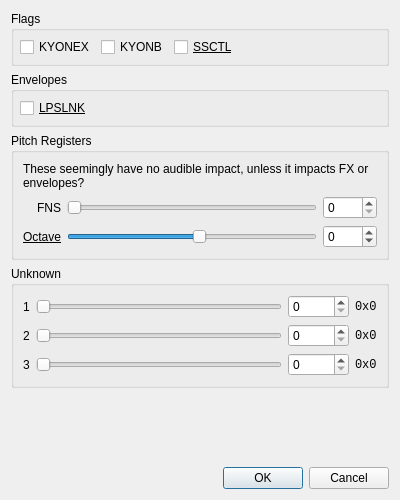
<?xml version="1.0" encoding="UTF-8"?>
<ui version="4.0">
 <class>SplitMiscEditor</class>
 <widget class="QDialog" name="SplitMiscEditor">
  <property name="geometry">
   <rect>
    <x>0</x>
    <y>0</y>
    <width>400</width>
    <height>500</height>
   </rect>
  </property>
  <property name="windowTitle">
   <string>Edit miscellaneous split properties</string>
  </property>
  <layout class="QVBoxLayout" name="verticalLayout">
   <item>
    <widget class="QGroupBox" name="groupFlags">
     <property name="title">
      <string>Flags</string>
     </property>
     <layout class="QHBoxLayout" name="horizontalLayout_2">
      <property name="leftMargin">
       <number>6</number>
      </property>
      <property name="topMargin">
       <number>6</number>
      </property>
      <property name="rightMargin">
       <number>6</number>
      </property>
      <property name="bottomMargin">
       <number>6</number>
      </property>
      <item>
       <widget class="QCheckBox" name="checkFlagKYONEX">
        <property name="text">
         <string>KYONEX</string>
        </property>
       </widget>
      </item>
      <item>
       <widget class="QCheckBox" name="checkFlagKYONB">
        <property name="text">
         <string>KYONB</string>
        </property>
       </widget>
      </item>
      <item>
       <widget class="QCheckBox" name="checkFlagSSCTL">
        <property name="font">
         <font>
          <underline>true</underline>
         </font>
        </property>
        <property name="toolTip">
         <string>If set, reads random data instead of sample data. Essentially a noise generator.</string>
        </property>
        <property name="text">
         <string>SSCTL</string>
        </property>
       </widget>
      </item>
      <item>
       <spacer name="horizontalSpacer_2">
        <property name="orientation">
         <enum>Qt::Orientation::Horizontal</enum>
        </property>
        <property name="sizeHint" stdset="0">
         <size>
          <width>40</width>
          <height>20</height>
         </size>
        </property>
       </spacer>
      </item>
     </layout>
    </widget>
   </item>
   <item>
    <widget class="QGroupBox" name="groupEnvelopes">
     <property name="title">
      <string>Envelopes</string>
     </property>
     <layout class="QVBoxLayout" name="verticalLayout_4">
      <property name="leftMargin">
       <number>6</number>
      </property>
      <property name="topMargin">
       <number>6</number>
      </property>
      <property name="rightMargin">
       <number>6</number>
      </property>
      <property name="bottomMargin">
       <number>6</number>
      </property>
      <item>
       <widget class="QCheckBox" name="checkEnvLPSLNK">
        <property name="font">
         <font>
          <underline>true</underline>
         </font>
        </property>
        <property name="toolTip">
         <string>&quot;If set, then the envelope transitions to the decay state when the sample loop start address is exceeded.&quot;</string>
        </property>
        <property name="text">
         <string>LPSLNK</string>
        </property>
       </widget>
      </item>
     </layout>
    </widget>
   </item>
   <item>
    <widget class="QGroupBox" name="groupPitchRegs">
     <property name="title">
      <string>Pitch Registers</string>
     </property>
     <layout class="QVBoxLayout" name="verticalLayout_2">
      <item>
       <widget class="QLabel" name="label">
        <property name="text">
         <string>These seemingly have no audible impact, unless it impacts FX or envelopes?</string>
        </property>
        <property name="wordWrap">
         <bool>true</bool>
        </property>
       </widget>
      </item>
      <item>
       <layout class="QGridLayout" name="gridLayout_3">
        <item row="0" column="0">
         <widget class="QLabel" name="lblPitchFNS">
          <property name="text">
           <string>FNS</string>
          </property>
          <property name="alignment">
           <set>Qt::AlignmentFlag::AlignRight|Qt::AlignmentFlag::AlignTrailing|Qt::AlignmentFlag::AlignVCenter</set>
          </property>
          <property name="buddy">
           <cstring>spinPitchFNS</cstring>
          </property>
         </widget>
        </item>
        <item row="0" column="1">
         <widget class="QSlider" name="sliderPitchFNS">
          <property name="minimum">
           <number>0</number>
          </property>
          <property name="maximum">
           <number>2047</number>
          </property>
          <property name="orientation">
           <enum>Qt::Orientation::Horizontal</enum>
          </property>
         </widget>
        </item>
        <item row="0" column="2">
         <widget class="QSpinBox" name="spinPitchFNS">
          <property name="minimum">
           <number>0</number>
          </property>
          <property name="maximum">
           <number>2047</number>
          </property>
         </widget>
        </item>
        <item row="1" column="0">
         <widget class="QLabel" name="lblPitchOCT">
          <property name="font">
           <font>
            <underline>true</underline>
           </font>
          </property>
          <property name="toolTip">
           <string>Apparently, if the sample format is ADPCM and OCT is 2 or higher, OCT is bumped up another octave.</string>
          </property>
          <property name="text">
           <string>Octave</string>
          </property>
          <property name="alignment">
           <set>Qt::AlignmentFlag::AlignRight|Qt::AlignmentFlag::AlignTrailing|Qt::AlignmentFlag::AlignVCenter</set>
          </property>
          <property name="buddy">
           <cstring>spinPitchOCT</cstring>
          </property>
         </widget>
        </item>
        <item row="1" column="1">
         <widget class="QSlider" name="sliderPitchOCT">
          <property name="minimum">
           <number>-8</number>
          </property>
          <property name="maximum">
           <number>7</number>
          </property>
          <property name="orientation">
           <enum>Qt::Orientation::Horizontal</enum>
          </property>
         </widget>
        </item>
        <item row="1" column="2">
         <widget class="QSpinBox" name="spinPitchOCT">
          <property name="minimum">
           <number>-8</number>
          </property>
          <property name="maximum">
           <number>7</number>
          </property>
         </widget>
        </item>
       </layout>
      </item>
     </layout>
    </widget>
   </item>
   <item>
    <widget class="QGroupBox" name="groupBox">
     <property name="title">
      <string>Unknown</string>
     </property>
     <layout class="QVBoxLayout" name="verticalLayout_3">
      <item>
       <layout class="QGridLayout" name="gridLayout">
        <item row="2" column="0">
         <widget class="QLabel" name="lblUnk3">
          <property name="text">
           <string>3</string>
          </property>
          <property name="buddy">
           <cstring>spinUnk3</cstring>
          </property>
         </widget>
        </item>
        <item row="1" column="1">
         <widget class="QSlider" name="sliderUnk2">
          <property name="maximum">
           <number>65535</number>
          </property>
          <property name="pageStep">
           <number>1024</number>
          </property>
          <property name="orientation">
           <enum>Qt::Orientation::Horizontal</enum>
          </property>
         </widget>
        </item>
        <item row="1" column="3">
         <widget class="QLabel" name="lblUnk2Hex">
          <property name="font">
           <font>
            <family>Monospace</family>
           </font>
          </property>
          <property name="text">
           <string>0x0</string>
          </property>
         </widget>
        </item>
        <item row="2" column="1">
         <widget class="QSlider" name="sliderUnk3">
          <property name="maximum">
           <number>255</number>
          </property>
          <property name="orientation">
           <enum>Qt::Orientation::Horizontal</enum>
          </property>
         </widget>
        </item>
        <item row="1" column="0">
         <widget class="QLabel" name="lblUnk2">
          <property name="text">
           <string>2</string>
          </property>
          <property name="buddy">
           <cstring>spinUnk2</cstring>
          </property>
         </widget>
        </item>
        <item row="2" column="2">
         <widget class="QSpinBox" name="spinUnk3">
          <property name="maximum">
           <number>255</number>
          </property>
         </widget>
        </item>
        <item row="0" column="1">
         <widget class="QSlider" name="sliderUnk1">
          <property name="maximum">
           <number>255</number>
          </property>
          <property name="orientation">
           <enum>Qt::Orientation::Horizontal</enum>
          </property>
         </widget>
        </item>
        <item row="0" column="2">
         <widget class="QSpinBox" name="spinUnk1">
          <property name="maximum">
           <number>255</number>
          </property>
         </widget>
        </item>
        <item row="1" column="2">
         <widget class="QSpinBox" name="spinUnk2">
          <property name="maximum">
           <number>65535</number>
          </property>
         </widget>
        </item>
        <item row="2" column="3">
         <widget class="QLabel" name="lblUnk3Hex">
          <property name="font">
           <font>
            <family>Monospace</family>
           </font>
          </property>
          <property name="text">
           <string>0x0</string>
          </property>
         </widget>
        </item>
        <item row="0" column="0">
         <widget class="QLabel" name="lblUnk1">
          <property name="text">
           <string>1</string>
          </property>
          <property name="buddy">
           <cstring>spinUnk1</cstring>
          </property>
         </widget>
        </item>
        <item row="0" column="3">
         <widget class="QLabel" name="lblUnk1Hex">
          <property name="font">
           <font>
            <family>Monospace</family>
           </font>
          </property>
          <property name="text">
           <string>0x0</string>
          </property>
         </widget>
        </item>
       </layout>
      </item>
     </layout>
    </widget>
   </item>
   <item>
    <spacer name="verticalSpacer">
     <property name="orientation">
      <enum>Qt::Orientation::Vertical</enum>
     </property>
     <property name="sizeHint" stdset="0">
      <size>
       <width>20</width>
       <height>40</height>
      </size>
     </property>
    </spacer>
   </item>
   <item>
    <widget class="QDialogButtonBox" name="buttonBox">
     <property name="orientation">
      <enum>Qt::Orientation::Horizontal</enum>
     </property>
     <property name="standardButtons">
      <set>QDialogButtonBox::StandardButton::Cancel|QDialogButtonBox::StandardButton::Ok</set>
     </property>
    </widget>
   </item>
  </layout>
 </widget>
 <tabstops>
  <tabstop>checkFlagKYONEX</tabstop>
  <tabstop>checkFlagKYONB</tabstop>
  <tabstop>checkFlagSSCTL</tabstop>
  <tabstop>checkEnvLPSLNK</tabstop>
  <tabstop>sliderPitchFNS</tabstop>
  <tabstop>spinPitchFNS</tabstop>
  <tabstop>sliderPitchOCT</tabstop>
  <tabstop>spinPitchOCT</tabstop>
  <tabstop>sliderUnk1</tabstop>
  <tabstop>spinUnk1</tabstop>
  <tabstop>sliderUnk2</tabstop>
  <tabstop>spinUnk2</tabstop>
  <tabstop>sliderUnk3</tabstop>
  <tabstop>spinUnk3</tabstop>
 </tabstops>
 <resources/>
 <connections>
  <connection>
   <sender>buttonBox</sender>
   <signal>accepted()</signal>
   <receiver>SplitMiscEditor</receiver>
   <slot>accept()</slot>
   <hints>
    <hint type="sourcelabel">
     <x>236</x>
     <y>379</y>
    </hint>
    <hint type="destinationlabel">
     <x>157</x>
     <y>199</y>
    </hint>
   </hints>
  </connection>
  <connection>
   <sender>buttonBox</sender>
   <signal>rejected()</signal>
   <receiver>SplitMiscEditor</receiver>
   <slot>reject()</slot>
   <hints>
    <hint type="sourcelabel">
     <x>304</x>
     <y>379</y>
    </hint>
    <hint type="destinationlabel">
     <x>286</x>
     <y>199</y>
    </hint>
   </hints>
  </connection>
  <connection>
   <sender>sliderUnk1</sender>
   <signal>valueChanged(int)</signal>
   <receiver>spinUnk1</receiver>
   <slot>setValue(int)</slot>
   <hints>
    <hint type="sourcelabel">
     <x>197</x>
     <y>15</y>
    </hint>
    <hint type="destinationlabel">
     <x>361</x>
     <y>31</y>
    </hint>
   </hints>
  </connection>
  <connection>
   <sender>spinUnk1</sender>
   <signal>valueChanged(int)</signal>
   <receiver>sliderUnk1</receiver>
   <slot>setValue(int)</slot>
   <hints>
    <hint type="sourcelabel">
     <x>361</x>
     <y>28</y>
    </hint>
    <hint type="destinationlabel">
     <x>264</x>
     <y>21</y>
    </hint>
   </hints>
  </connection>
  <connection>
   <sender>sliderUnk2</sender>
   <signal>valueChanged(int)</signal>
   <receiver>spinUnk2</receiver>
   <slot>setValue(int)</slot>
   <hints>
    <hint type="sourcelabel">
     <x>264</x>
     <y>52</y>
    </hint>
    <hint type="destinationlabel">
     <x>361</x>
     <y>59</y>
    </hint>
   </hints>
  </connection>
  <connection>
   <sender>spinUnk2</sender>
   <signal>valueChanged(int)</signal>
   <receiver>sliderUnk2</receiver>
   <slot>setValue(int)</slot>
   <hints>
    <hint type="sourcelabel">
     <x>361</x>
     <y>59</y>
    </hint>
    <hint type="destinationlabel">
     <x>264</x>
     <y>48</y>
    </hint>
   </hints>
  </connection>
  <connection>
   <sender>sliderUnk3</sender>
   <signal>valueChanged(int)</signal>
   <receiver>spinUnk3</receiver>
   <slot>setValue(int)</slot>
   <hints>
    <hint type="sourcelabel">
     <x>264</x>
     <y>80</y>
    </hint>
    <hint type="destinationlabel">
     <x>361</x>
     <y>87</y>
    </hint>
   </hints>
  </connection>
  <connection>
   <sender>spinUnk3</sender>
   <signal>valueChanged(int)</signal>
   <receiver>sliderUnk3</receiver>
   <slot>setValue(int)</slot>
   <hints>
    <hint type="sourcelabel">
     <x>361</x>
     <y>87</y>
    </hint>
    <hint type="destinationlabel">
     <x>264</x>
     <y>76</y>
    </hint>
   </hints>
  </connection>
  <connection>
   <sender>sliderPitchFNS</sender>
   <signal>valueChanged(int)</signal>
   <receiver>spinPitchFNS</receiver>
   <slot>setValue(int)</slot>
   <hints>
    <hint type="sourcelabel">
     <x>103</x>
     <y>197</y>
    </hint>
    <hint type="destinationlabel">
     <x>368</x>
     <y>198</y>
    </hint>
   </hints>
  </connection>
  <connection>
   <sender>spinPitchFNS</sender>
   <signal>valueChanged(int)</signal>
   <receiver>sliderPitchFNS</receiver>
   <slot>setValue(int)</slot>
   <hints>
    <hint type="sourcelabel">
     <x>359</x>
     <y>196</y>
    </hint>
    <hint type="destinationlabel">
     <x>221</x>
     <y>197</y>
    </hint>
   </hints>
  </connection>
  <connection>
   <sender>sliderPitchOCT</sender>
   <signal>valueChanged(int)</signal>
   <receiver>spinPitchOCT</receiver>
   <slot>setValue(int)</slot>
   <hints>
    <hint type="sourcelabel">
     <x>189</x>
     <y>222</y>
    </hint>
    <hint type="destinationlabel">
     <x>371</x>
     <y>226</y>
    </hint>
   </hints>
  </connection>
  <connection>
   <sender>spinPitchOCT</sender>
   <signal>valueChanged(int)</signal>
   <receiver>sliderPitchOCT</receiver>
   <slot>setValue(int)</slot>
   <hints>
    <hint type="sourcelabel">
     <x>358</x>
     <y>229</y>
    </hint>
    <hint type="destinationlabel">
     <x>264</x>
     <y>222</y>
    </hint>
   </hints>
  </connection>
 </connections>
</ui>
